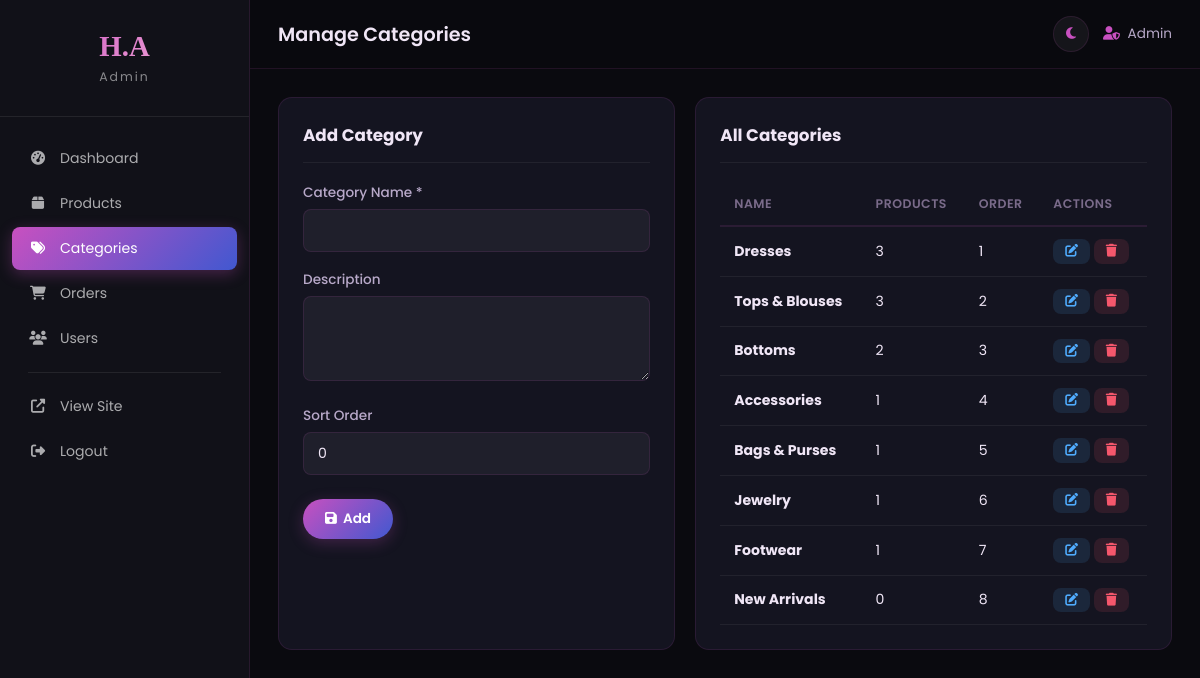
Screenshot of /admin/categories.php (signed in) with the database file from the repository.
### tables this page shows
CREATE TABLE IF NOT EXISTS categories (
    id INT AUTO_INCREMENT PRIMARY KEY,
    name VARCHAR(100) NOT NULL,
    slug VARCHAR(120) NOT NULL UNIQUE,
    description TEXT DEFAULT NULL,
    image VARCHAR(255) DEFAULT NULL,
    parent_id INT DEFAULT NULL,
    sort_order INT DEFAULT 0,
    created_at TIMESTAMP DEFAULT CURRENT_TIMESTAMP,
    FOREIGN KEY (parent_id) REFERENCES categories(id) ON DELETE SET NULL
);

### includes/config.php (called while the page is built, shortened)
<?php
function sanitize($data) {
    return htmlspecialchars(trim($data), ENT_QUOTES, 'UTF-8');
}

### admin/categories.php (the view, shortened to what this page needs)
<?php
require_once '../includes/config.php';
$pageTitle = 'Manage Categories';
$editCat = null;
$categories = $pdo->query("SELECT c.*, (SELECT COUNT(*) FROM products WHERE category_id = c.id) as product_count FROM categories c ORDER BY c.sort_order ASC")->fetchAll();
require_once 'includes/admin-header.php';
?>
<div class="admin-grid-half">
    <div class="admin-card">
        <div class="card-header"><h2><?= $editCat ? 'Edit' : 'Add' ?> Category</h2></div>
        <form method="POST" class="admin-form">
            <div class="form-group">
                <label>Category Name *</label>
                <input type="text" name="name" value="<?= sanitize($editCat['name'] ?? '') ?>" required>
            </div>
            <div class="form-group">
                <label>Description</label>
                <textarea name="description" rows="3"><?= sanitize($editCat['description'] ?? '') ?></textarea>
            </div>
            <div class="form-group">
                <label>Sort Order</label>
                <input type="number" name="sort_order" value="<?= $editCat['sort_order'] ?? 0 ?>">
            </div>
            <div class="form-actions">
                <button type="submit" class="btn btn-primary"><i class="fas fa-save"></i> <?= $editCat ? 'Update' : 'Add' ?></button>
            </div>
        </form>
    </div>
    <div class="admin-card">
        <div class="card-header"><h2>All Categories</h2></div>
        <div class="table-responsive">
            <table class="admin-table">
                <thead><tr><th>Name</th><th>Products</th><th>Order</th><th>Actions</th></tr></thead>
                <tbody>
                    <?php foreach ($categories as $cat): ?>
                        <tr>
                            <td><strong><?= sanitize($cat['name']) ?></strong></td>
                            <td><?= $cat['product_count'] ?></td>
                            <td><?= $cat['sort_order'] ?></td>
                            <td class="actions-cell">
                                <a href="?edit=<?= $cat['id'] ?>" class="btn btn-sm btn-edit"><i class="fas fa-edit"></i></a>
                                <a href="?delete=<?= $cat['id'] ?>" class="btn btn-sm btn-delete" onclick="return confirm('Delete this category?')"><i class="fas fa-trash"></i></a>
                            </td>
                        </tr>
                    <?php endforeach; ?>
                </tbody>
            </table>
        </div>
    </div>
</div>
<?php require_once 'includes/admin-footer.php'; ?>

### admin/includes/admin-header.php (shortened to what this page needs)
<!DOCTYPE html>
<html lang="en" data-theme="dark">
<head>
    <link rel="stylesheet" href="https://cdnjs.cloudflare.com/ajax/libs/font-awesome/6.4.0/css/all.min.css">
    <link rel="stylesheet" href="<?= SITE_URL ?>/assets/css/admin.css">
</head>
<body class="admin-body">
    <aside class="admin-sidebar" id="adminSidebar">
        <div class="sidebar-brand">
            <span class="logo-text">H.A</span>
            <span class="logo-sub">Admin</span>
        </div>
        <nav class="sidebar-nav">
            <a href="<?= SITE_URL ?>/admin/" class="nav-item <?= basename($_SERVER['PHP_SELF']) === 'index.php' ? 'active' : '' ?>">
                <i class="fas fa-tachometer-alt"></i> Dashboard
            </a>
            <a href="<?= SITE_URL ?>/admin/products.php" class="nav-item <?= in_array(basename($_SERVER['PHP_SELF']), ['products.php', 'product-form.php']) ? 'active' : '' ?>">
                <i class="fas fa-box"></i> Products
            </a>
            <a href="<?= SITE_URL ?>/admin/categories.php" class="nav-item <?= basename($_SERVER['PHP_SELF']) === 'categories.php' ? 'active' : '' ?>">
                <i class="fas fa-tags"></i> Categories
            </a>
            <a href="<?= SITE_URL ?>/admin/orders.php" class="nav-item <?= basename($_SERVER['PHP_SELF']) === 'orders.php' ? 'active' : '' ?>">
                <i class="fas fa-shopping-cart"></i> Orders
            </a>
            <a href="<?= SITE_URL ?>/admin/users.php" class="nav-item <?= basename($_SERVER['PHP_SELF']) === 'users.php' ? 'active' : '' ?>">
                <i class="fas fa-users"></i> Users
            </a>
            <div class="sidebar-divider"></div>
            <a href="<?= SITE_URL ?>" class="nav-item" target="_blank">
                <i class="fas fa-external-link-alt"></i> View Site
            </a>
            <a href="<?= SITE_URL ?>/pages/logout.php" class="nav-item">
                <i class="fas fa-sign-out-alt"></i> Logout
            </a>
        </nav>
    </aside>
    <div class="admin-main">
        <header class="admin-header">
            <h1><?= $pageTitle ?? 'Dashboard' ?></h1>
            <div class="admin-header-actions">
                <button class="theme-toggle" id="adminThemeToggle" title="Toggle Theme">
                    <i class="fas fa-moon" id="adminThemeIcon"></i>
                </button>
                <span class="admin-user"><i class="fas fa-user-shield"></i> <?= sanitize($_SESSION['user_name']) ?></span>
            </div>
        </header>
        <div class="admin-content">

### admin/includes/admin-footer.php (shortened to what this page needs)
        </div>
    </div>
</body>
</html>

### rows the page displays
categories: name "Dresses", product_count "3", sort_order "1"
categories: name "Tops & Blouses", product_count "3", sort_order "2"
categories: name "Bottoms", product_count "2", sort_order "3"
categories: name "Accessories", product_count "1", sort_order "4"
categories: name "Bags & Purses", product_count "1", sort_order "5"
categories: name "Jewelry", product_count "1", sort_order "6"
categories: name "Footwear", product_count "1", sort_order "7"
categories: name "New Arrivals", product_count "0", sort_order "8"

### other values shown
$pageTitle "Manage Categories"
$_SESSION['user_name'] "Admin"
